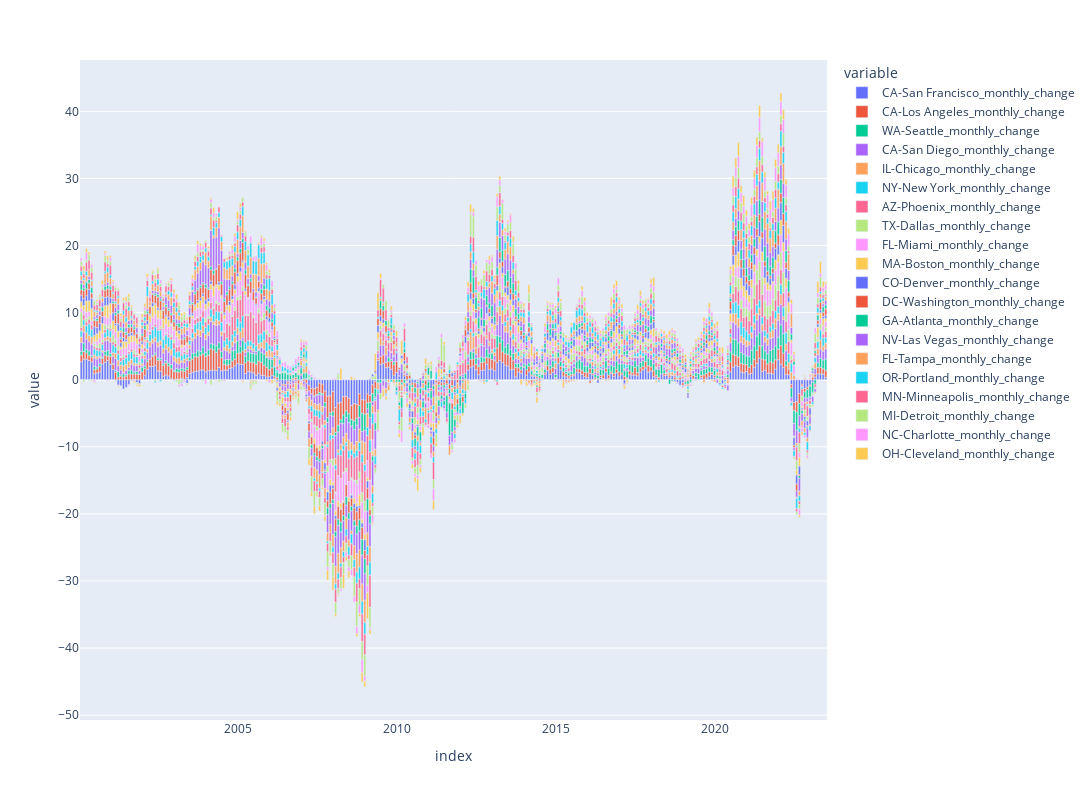

Notebook code for this chart:
### Code cell
# Plotting an interactive bar chart showing monthly percent changes for all 20 cities included in the Case-Shiller index
fig = px.bar(Case_Shiller_by_state_monthly).update_layout(width=1600, height=800)
fig.show('png')

### Figure 1 — Plotly figure (JSON) as saved in the notebook; plotly's stock layout.template omitted (floating-point values rounded to 4 significant figures; data arrays with more than 128 entries replaced by an {"elided": "..."} marker saying what was removed)
{"data": [{"alignmentgroup": "True", "hovertemplate": "variable=CA-San Francisco_monthly_change<br>index=%{x}<br>value=%{y}<extra></extra>", "legendgroup": "CA-San Francisco_monthly_change", "marker": {"color": "#636efa", "pattern": {"shape": ""}}, "name": "CA-San Francisco_monthly_change", "offsetgroup": "CA-San Francisco_monthly_change", "orientation": "v", "showlegend": true, "textposition": "auto", "type": "bar", "x": {"elided": "282 str values"}, "xaxis": "x", "y": {"elided": "282 float values"}, "yaxis": "y"}, {"alignmentgroup": "True", "hovertemplate": "variable=CA-Los Angeles_monthly_change<br>index=%{x}<br>value=%{y}<extra></extra>", "legendgroup": "CA-Los Angeles_monthly_change", "marker": {"color": "#EF553B", "pattern": {"shape": ""}}, "name": "CA-Los Angeles_monthly_change", "offsetgroup": "CA-Los Angeles_monthly_change", "orientation": "v", "showlegend": true, "textposition": "auto", "type": "bar", "x": {"elided": "282 str values"}, "xaxis": "x", "y": {"elided": "282 float values"}, "yaxis": "y"}, {"alignmentgroup": "True", "hovertemplate": "variable=WA-Seattle_monthly_change<br>index=%{x}<br>value=%{y}<extra></extra>", "legendgroup": "WA-Seattle_monthly_change", "marker": {"color": "#00cc96", "pattern": {"shape": ""}}, "name": "WA-Seattle_monthly_change", "offsetgroup": "WA-Seattle_monthly_change", "orientation": "v", "showlegend": true, "textposition": "auto", "type": "bar", "x": {"elided": "282 str values"}, "xaxis": "x", "y": {"elided": "282 float values"}, "yaxis": "y"}, {"alignmentgroup": "True", "hovertemplate": "variable=CA-San Diego_monthly_change<br>index=%{x}<br>value=%{y}<extra></extra>", "legendgroup": "CA-San Diego_monthly_change", "marker": {"color": "#ab63fa", "pattern": {"shape": ""}}, "name": "CA-San Diego_monthly_change", "offsetgroup": "CA-San Diego_monthly_change", "orientation": "v", "showlegend": true, "textposition": "auto", "type": "bar", "x": {"elided": "282 str values"}, "xaxis": "x", "y": {"elided": "282 float values"}, "yaxis": "y"}, {"alignmentgroup": "True", "hovertemplate": "variable=IL-Chicago_monthly_change<br>index=%{x}<br>value=%{y}<extra></extra>", "legendgroup": "IL-Chicago_monthly_change", "marker": {"color": "#FFA15A", "pattern": {"shape": ""}}, "name": "IL-Chicago_monthly_change", "offsetgroup": "IL-Chicago_monthly_change", "orientation": "v", "showlegend": true, "textposition": "auto", "type": "bar", "x": {"elided": "282 str values"}, "xaxis": "x", "y": {"elided": "282 float values"}, "yaxis": "y"}, {"alignmentgroup": "True", "hovertemplate": "variable=NY-New York_monthly_change<br>index=%{x}<br>value=%{y}<extra></extra>", "legendgroup": "NY-New York_monthly_change", "marker": {"color": "#19d3f3", "pattern": {"shape": ""}}, "name": "NY-New York_monthly_change", "offsetgroup": "NY-New York_monthly_change", "orientation": "v", "showlegend": true, "textposition": "auto", "type": "bar", "x": {"elided": "282 str values"}, "xaxis": "x", "y": {"elided": "282 float values"}, "yaxis": "y"}, {"alignmentgroup": "True", "hovertemplate": "variable=AZ-Phoenix_monthly_change<br>index=%{x}<br>value=%{y}<extra></extra>", "legendgroup": "AZ-Phoenix_monthly_change", "marker": {"color": "#FF6692", "pattern": {"shape": ""}}, "name": "AZ-Phoenix_monthly_change", "offsetgroup": "AZ-Phoenix_monthly_change", "orientation": "v", "showlegend": true, "textposition": "auto", "type": "bar", "x": {"elided": "282 str values"}, "xaxis": "x", "y": {"elided": "282 float values"}, "yaxis": "y"}, {"alignmentgroup": "True", "hovertemplate": "variable=TX-Dallas_monthly_change<br>index=%{x}<br>value=%{y}<extra></extra>", "legendgroup": "TX-Dallas_monthly_change", "marker": {"color": "#B6E880", "pattern": {"shape": ""}}, "name": "TX-Dallas_monthly_change", "offsetgroup": "TX-Dallas_monthly_change", "orientation": "v", "showlegend": true, "textposition": "auto", "type": "bar", "x": {"elided": "282 str values"}, "xaxis": "x", "y": {"elided": "282 float values"}, "yaxis": "y"}, {"alignmentgroup": "True", "hovertemplate": "variable=FL-Miami_monthly_change<br>index=%{x}<br>value=%{y}<extra></extra>", "legendgroup": "FL-Miami_monthly_change", "marker": {"color": "#FF97FF", "pattern": {"shape": ""}}, "name": "FL-Miami_monthly_change", "offsetgroup": "FL-Miami_monthly_change", "orientation": "v", "showlegend": true, "textposition": "auto", "type": "bar", "x": {"elided": "282 str values"}, "xaxis": "x", "y": {"elided": "282 float values"}, "yaxis": "y"}, {"alignmentgroup": "True", "hovertemplate": "variable=MA-Boston_monthly_change<br>index=%{x}<br>value=%{y}<extra></extra>", "legendgroup": "MA-Boston_monthly_change", "marker": {"color": "#FECB52", "pattern": {"shape": ""}}, "name": "MA-Boston_monthly_change", "offsetgroup": "MA-Boston_monthly_change", "orientation": "v", "showlegend": true, "textposition": "auto", "type": "bar", "x": {"elided": "282 str values"}, "xaxis": "x", "y": {"elided": "282 float values"}, "yaxis": "y"}, {"alignmentgroup": "True", "hovertemplate": "variable=CO-Denver_monthly_change<br>index=%{x}<br>value=%{y}<extra></extra>", "legendgroup": "CO-Denver_monthly_change", "marker": {"color": "#636efa", "pattern": {"shape": ""}}, "name": "CO-Denver_monthly_change", "offsetgroup": "CO-Denver_monthly_change", "orientation": "v", "showlegend": true, "textposition": "auto", "type": "bar", "x": {"elided": "282 str values"}, "xaxis": "x", "y": {"elided": "282 float values"}, "yaxis": "y"}, {"alignmentgroup": "True", "hovertemplate": "variable=DC-Washington_monthly_change<br>index=%{x}<br>value=%{y}<extra></extra>", "legendgroup": "DC-Washington_monthly_change", "marker": {"color": "#EF553B", "pattern": {"shape": ""}}, "name": "DC-Washington_monthly_change", "offsetgroup": "DC-Washington_monthly_change", "orientation": "v", "showlegend": true, "textposition": "auto", "type": "bar", "x": {"elided": "282 str values"}, "xaxis": "x", "y": {"elided": "282 float values"}, "yaxis": "y"}, {"alignmentgroup": "True", "hovertemplate": "variable=GA-Atlanta_monthly_change<br>index=%{x}<br>value=%{y}<extra></extra>", "legendgroup": "GA-Atlanta_monthly_change", "marker": {"color": "#00cc96", "pattern": {"shape": ""}}, "name": "GA-Atlanta_monthly_change", "offsetgroup": "GA-Atlanta_monthly_change", "orientation": "v", "showlegend": true, "textposition": "auto", "type": "bar", "x": {"elided": "282 str values"}, "xaxis": "x", "y": {"elided": "282 float values"}, "yaxis": "y"}, {"alignmentgroup": "True", "hovertemplate": "variable=NV-Las Vegas_monthly_change<br>index=%{x}<br>value=%{y}<extra></extra>", "legendgroup": "NV-Las Vegas_monthly_change", "marker": {"color": "#ab63fa", "pattern": {"shape": ""}}, "name": "NV-Las Vegas_monthly_change", "offsetgroup": "NV-Las Vegas_monthly_change", "orientation": "v", "showlegend": true, "textposition": "auto", "type": "bar", "x": {"elided": "282 str values"}, "xaxis": "x", "y": {"elided": "282 float values"}, "yaxis": "y"}, {"alignmentgroup": "True", "hovertemplate": "variable=FL-Tampa_monthly_change<br>index=%{x}<br>value=%{y}<extra></extra>", "legendgroup": "FL-Tampa_monthly_change", "marker": {"color": "#FFA15A", "pattern": {"shape": ""}}, "name": "FL-Tampa_monthly_change", "offsetgroup": "FL-Tampa_monthly_change", "orientation": "v", "showlegend": true, "textposition": "auto", "type": "bar", "x": {"elided": "282 str values"}, "xaxis": "x", "y": {"elided": "282 float values"}, "yaxis": "y"}, {"alignmentgroup": "True", "hovertemplate": "variable=OR-Portland_monthly_change<br>index=%{x}<br>value=%{y}<extra></extra>", "legendgroup": "OR-Portland_monthly_change", "marker": {"color": "#19d3f3", "pattern": {"shape": ""}}, "name": "OR-Portland_monthly_change", "offsetgroup": "OR-Portland_monthly_change", "orientation": "v", "showlegend": true, "textposition": "auto", "type": "bar", "x": {"elided": "282 str values"}, "xaxis": "x", "y": {"elided": "282 float values"}, "yaxis": "y"}, {"alignmentgroup": "True", "hovertemplate": "variable=MN-Minneapolis_monthly_change<br>index=%{x}<br>value=%{y}<extra></extra>", "legendgroup": "MN-Minneapolis_monthly_change", "marker": {"color": "#FF6692", "pattern": {"shape": ""}}, "name": "MN-Minneapolis_monthly_change", "offsetgroup": "MN-Minneapolis_monthly_change", "orientation": "v", "showlegend": true, "textposition": "auto", "type": "bar", "x": {"elided": "282 str values"}, "xaxis": "x", "y": {"elided": "282 float values"}, "yaxis": "y"}, {"alignmentgroup": "True", "hovertemplate": "variable=MI-Detroit_monthly_change<br>index=%{x}<br>value=%{y}<extra></extra>", "legendgroup": "MI-Detroit_monthly_change", "marker": {"color": "#B6E880", "pattern": {"shape": ""}}, "name": "MI-Detroit_monthly_change", "offsetgroup": "MI-Detroit_monthly_change", "orientation": "v", "showlegend": true, "textposition": "auto", "type": "bar", "x": {"elided": "282 str values"}, "xaxis": "x", "y": {"elided": "282 float values"}, "yaxis": "y"}, {"alignmentgroup": "True", "hovertemplate": "variable=NC-Charlotte_monthly_change<br>index=%{x}<br>value=%{y}<extra></extra>", "legendgroup": "NC-Charlotte_monthly_change", "marker": {"color": "#FF97FF", "pattern": {"shape": ""}}, "name": "NC-Charlotte_monthly_change", "offsetgroup": "NC-Charlotte_monthly_change", "orientation": "v", "showlegend": true, "textposition": "auto", "type": "bar", "x": {"elided": "282 str values"}, "xaxis": "x", "y": {"elided": "282 float values"}, "yaxis": "y"}, {"alignmentgroup": "True", "hovertemplate": "variable=OH-Cleveland_monthly_change<br>index=%{x}<br>value=%{y}<extra></extra>", "legendgroup": "OH-Cleveland_monthly_change", "marker": {"color": "#FECB52", "pattern": {"shape": ""}}, "name": "OH-Cleveland_monthly_change", "offsetgroup": "OH-Cleveland_monthly_change", "orientation": "v", "showlegend": true, "textposition": "auto", "type": "bar", "x": {"elided": "282 str values"}, "xaxis": "x", "y": {"elided": "282 float values"}, "yaxis": "y"}], "layout": {"barmode": "relative", "height": 800, "legend": {"title": {"text": "variable"}, "tracegroupgap": 0}, "margin": {"t": 60}, "width": 1600, "xaxis": {"anchor": "y", "domain": [0, 1], "title": {"text": "index"}}, "yaxis": {"anchor": "x", "domain": [0, 1], "title": {"text": "value"}}}}
